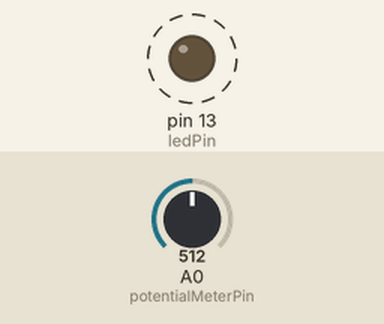
Recording of a sketch running on a simulated Arduino Uno, built with avr-gcc and run on an emulated ATmega328P. Parts: output pins drawn as LEDs (lit = HIGH). Dashed ring = blinking. The test bench sets the inputs (shaded band); at power-on: A0 (potentialMeterPin) = 512. What the sketch prints to the serial monitor is not drawn.

Above: at 1.2 s.
1.3 s: A0 (potentialMeterPin) set to 716
4.3 s: A0 (potentialMeterPin) set to 511
Timing chart, 0 to 13.3 s (numbered marks = the images above; inputs shaded):
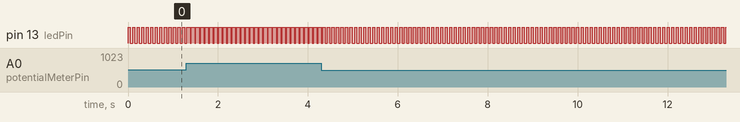

Measured:
- by itself, pin 13 (ledPin): alternates HIGH for 0.05 s and LOW for 0.05 s

The sketch:

Arduino.ino
```cpp
const int potentialMeterPin = 0;
const int ledPin = 13;

int adcValue;
int duty;

void setup()
{
  pinMode(ledPin, OUTPUT);
  Serial.begin(115200);
}

void loop()
{
  adcValue = analogRead(potentialMeterPin);
  duty = map(adcValue, 0, 1023, 0, 100);

  digitalWrite(ledPin, HIGH);
  delay(duty);

  digitalWrite(ledPin, LOW);
  delay(100 - duty);

  Serial.print("ADC Value is ");
  Serial.print(adcValue);
  Serial.print(". Duty Cycle is ");
  Serial.print(duty);
  Serial.println("%");
}
```
